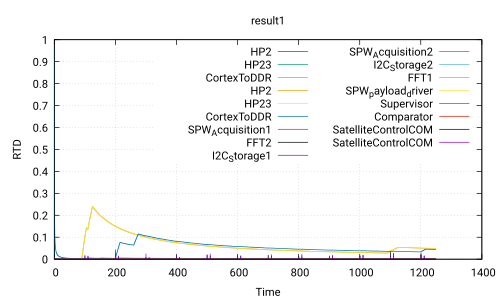

gnuplot code for this plot:
 set title 'result1'
 set ylabel 'RTD'
 set xlabel 'Time'
 set grid
 set term pdf
 set output 'Use_case_DoubleCamera_Safety.ATIPPIC.executable260.0_20.0.pdf'
 plot 'Use_case_DoubleCamera_Safety.ATIPPIC.executable260.0_20.0.csv' using 1:2 with lines title 'HP2','Use_case_DoubleCamera_Safety.ATIPPIC.executable260.0_20.0.csv' using 1:3 with lines title 'HP23','Use_case_DoubleCamera_Safety.ATIPPIC.executable260.0_20.0.csv' using 1:4 with lines title 'CortexToDDR','Use_case_DoubleCamera_Safety.ATIPPIC.executable260.0_20.0.csv' using 1:5 with lines title 'HP2','Use_case_DoubleCamera_Safety.ATIPPIC.executable260.0_20.0.csv' using 1:6 with lines title 'HP23','Use_case_DoubleCamera_Safety.ATIPPIC.executable260.0_20.0.csv' using 1:7 with lines title 'CortexToDDR','Use_case_DoubleCamera_Safety.ATIPPIC.executable260.0_20.0.csv' using 1:8 with lines title 'SPW_Acquisition1','Use_case_DoubleCamera_Safety.ATIPPIC.executable260.0_20.0.csv' using 1:9 with lines title 'FFT2','Use_case_DoubleCamera_Safety.ATIPPIC.executable260.0_20.0.csv' using 1:10 with lines title 'I2C_Storage1','Use_case_DoubleCamera_Safety.ATIPPIC.executable260.0_20.0.csv' using 1:11 with lines title 'SPW_Acquisition2','Use_case_DoubleCamera_Safety.ATIPPIC.executable260.0_20.0.csv' using 1:12 with lines title 'I2C_Storage2','Use_case_DoubleCamera_Safety.ATIPPIC.executable260.0_20.0.csv' using 1:13 with lines title 'FFT1','Use_case_DoubleCamera_Safety.ATIPPIC.executable260.0_20.0.csv' using 1:14 with lines title 'SPW_payload_driver','Use_case_DoubleCamera_Safety.ATIPPIC.executable260.0_20.0.csv' using 1:15 with lines title 'Supervisor','Use_case_DoubleCamera_Safety.ATIPPIC.executable260.0_20.0.csv' using 1:16 with lines title 'Comparator','Use_case_DoubleCamera_Safety.ATIPPIC.executable260.0_20.0.csv' using 1:17 with lines title 'SatelliteControlCOM','Use_case_DoubleCamera_Safety.ATIPPIC.executable260.0_20.0.csv' using 1:18 with lines title 'SatelliteControlCOM'
